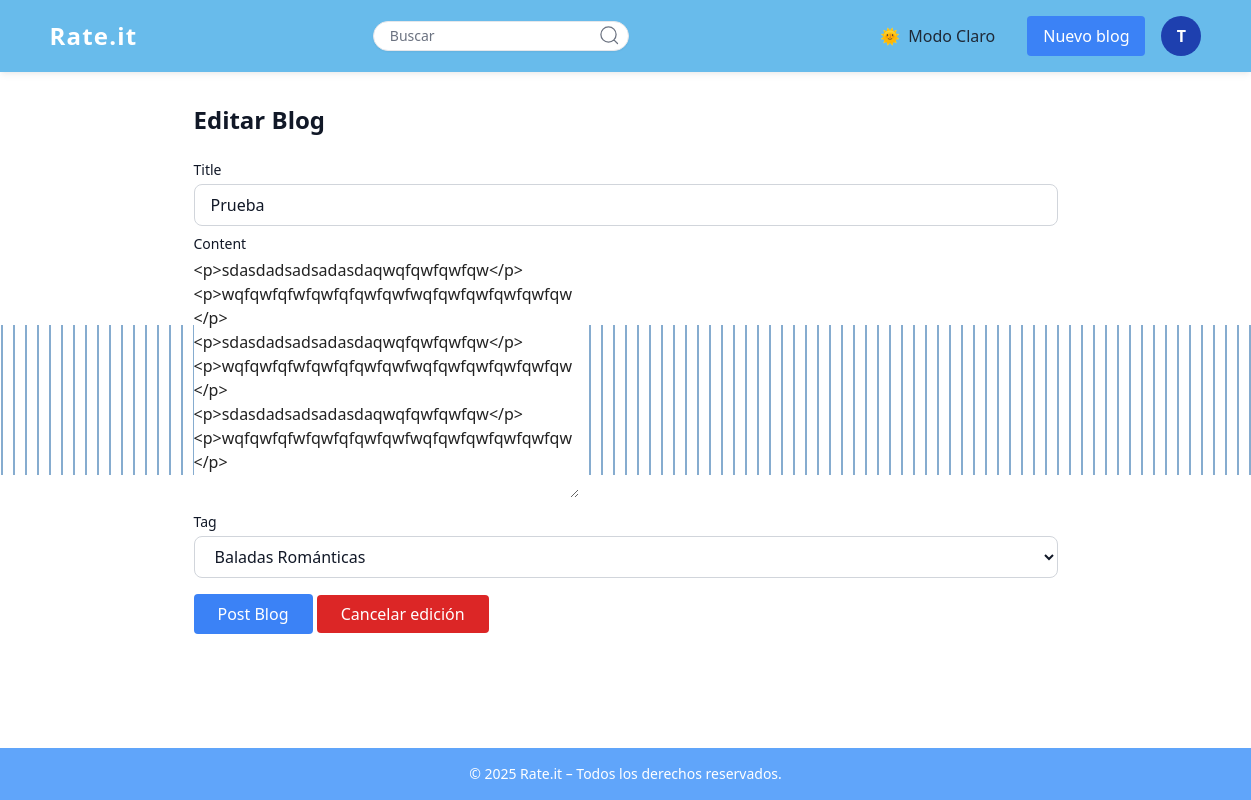
Screenshot of /blog/21/edit/ (signed in) with the database file from the repository.
### blogapp/models.py (models this page shows, shortened)
class Blog(models.Model):
    title = models.CharField(max_length=200)
    content = HTMLField()
    author = models.ForeignKey(User, on_delete=models.CASCADE)
    created_at = models.DateTimeField(auto_now_add=True)
    is_deleted = models.BooleanField(default=False)
    tag = models.ForeignKey(Tag,on_delete=models.SET_NULL, null=True, max_length=100)
    cover_image = models.ImageField(upload_to='covers/', blank=True, null=True,validators=[dimension_imagen])
    average_rating = models.FloatField(default=0)
    objects = BlogManager()
    all_objects = models.Manager()

### blogapp/views.py (the view, shortened to what this page needs)
# urls.py: path('blog/<int:pk>/edit/', BlogUpdateView.as_view(), name='blog_update'),
class BlogUpdateView(LoginRequiredMixin, UserPassesTestMixin,UpdateView ):
    model = Blog
    fields = ['title', 'content', 'tag']
    template_name = 'blog_form.html'
    def test_func(self):
        return self.request.user == self.get_object().author

### blogapp/models.py (called while the page is built)
    def get_queryset(self):
        return super().get_queryset().filter(is_deleted=False)

    def __str__(self):
        return f"{self.title}"

### blogapp/templates/blogapp/blog_form.html (shortened to what this page needs)
{% extends 'base.html' %}
{% load widget_tweaks %}
{% block content %}
  <h1 class="text-2xl font-bold mb-6 text-gray-900 dark:text-white">
    {% if form.instance.pk %}Editar Blog{% else %}Crear un Nuevo Blog{% endif %}
  </h1>
  <form method="post" class="tinymce-enabled-form space-y-4 transition-all duration-700 ease-in-out animate-fade-in" enctype="multipart/form-data">{% csrf_token %}
    <div class="space-y-2 transition-all duration-700 ease-in-out">
      {% for field in form %}
        <div>
          <label for="{{ field.id_for_label }}" class="block text-sm font-medium mb-1 text-gray-900 dark:text-white">{{ field.label }}</label>
          {% if field.name == "content" %}
            {{ field }}
          {% else %}
            {{ field|add_class:"bg-white dark:bg-[#333] text-gray-900 dark:text-white px-4 py-2 rounded-lg w-full border border-gray-300 dark:border-gray-700 focus:outline-none focus:ring-2 focus:ring-blue-500" }}
          {% endif %}
        </div>
      {% endfor %}
    </div>
    <button type="submit" class="px-6 py-2 bg-blue-500 hover:bg-blue-600 text-white dark:bg-blue-600 dark:hover:bg-blue-700 rounded transition-all duration-500 ease-in-out">Post Blog</button>
    {% if form.instance.pk %}
    <button>
      <a href="{% url 'blogapp:profile' %}" class="px-6 py-2 bg-red-600 hover:bg-red-700 text-white dark:bg-red-600 dark:hover:bg-red-700 rounded transition-all duration-500 ease-in-out">Cancelar edición</a>
    </button>
    {% endif %}
  </form>
{% endblock %}

### blogapp/templates/blogapp/base.html (shortened to what this page needs)
{% load static tailwind_tags %}
<!DOCTYPE html>
<html lang="es" class="scroll-smooth">
  <head>
    <script src="https://cdn.tailwindcss.com"></script>
  </head>
  <body
    id="body"
    class="flex flex-col min-h-screen font-sans transition-all duration-700 ease-in-out "
  >
    <nav
      class="py-4 px-6 transition-colors text-gray-800 dark:bg-[#333] dark:text-white shadow-md"
    >
      <div class="max-w-6xl mx-auto flex justify-between items-center">
        <a
          href="{% url 'blogapp:blog_list' %}"
          class="text-2xl font-semibold tracking-wider text-white"
          >Rate.it</a
        >
        <div class="flex items-center">
          <form method="get" action="" class="flex items-center space-x-2 bg-white rounded-full px-2 py-1 shadow-sm border border-gray-200">
              <input
                type="text"
                placeholder="Buscar"
                name="busqueda"
                value="{{ request.GET.busqueda}}"
                class="flex-grow text-sm text-gray-900 placeholder-gray-500 bg-transparent focus:outline-none focus:ring-0 pl-2">
              <span class="input-group-list">
                <button type="submit" class="text-gray-500 hover:text-blue-600 transition-all duration-300 flex items-center justify-center">
                  <svg xmlns="http://www.w3.org/2000/svg" fill="none" viewBox="0 0 24 24" stroke-width="1.5" stroke="currentColor" class="w-5 h-5" >
                    <path stroke-linecap="round" stroke-linejoin="round" d="M21 21l-4.35-4.35m0 0A7.5 7.5 0 103.75 3.75a7.5 7.5 0 0012.9 12.9z" />
                  </svg>
                </button>
              </span>
          </form>
        </div>
        <div class="flex items-center space-x-4">
          <button
            onclick="toggleDarkMode()"
            class="flex items-center gap-2 px-4 py-2 rounded-full"
          >
            <span
              id="theme-icon"
              class="transition-transform duration-500 transform"
              >🌞</span
            >
            <span
              id="theme-label"
              class="transition-opacity duration-500 ease-in-out"
              >Modo Claro</span
            >
          </button>
          {% if user.is_authenticated %}
          <a
            href="{% url 'blogapp:add_blog' %}"
            class="bg-blue-500 hover:bg-blue-600 text-white dark:bg-[#b9aa87] dark:hover:bg-[#706342] dark:text-white font-medium py-2 px-4 rounded transition-all duration-500 ease-in-out"
            >Nuevo blog</a
          >
          {% endif %}
          {% if user.is_authenticated %}
          <div class="relative inline-block text left">
            <button id="userMenuButton" class="w-10 h-10 rounded-full bg-blue-800 hover:bg-blue-600 dark:bg-[#b9aa87] dark:hover:bg-[#706342] text-white flex items-center justify-center font-bold focus:outline-none focus:ring-2 focus:ring-blue-500">
              {{ user.username|slice:":1"|upper }}
            </button>
          </div>
          {% else %}
          <a href="{% url 'blogapp:login' %}">
            <button class="bg-blue-800 hover:bg-blue-700 text-white dark:bg-[#b9aa87] dark:hover:bg-[#706342] dark:text-white py-2 px-4 rounded-full transition-all duration-300">
              Iniciar Sesión
            </button>
          </a>
          {% endif %}
        </div>
      </div>
    </nav>
    <main
      class="flex-grow w-full transition-all duration-700 ease-in-out"
    >
      <div class="max-w-4xl mx-auto px-4 py-8">
        {% block content %}{% endblock %}
      </div>
    </main>
    <footer class="bg-blue-400 dark:bg-[#333] text-white py-4 px-6 transition-colors duration-500">
      <div class="max-w-4xl mx-auto text-center text-sm">
        © 2025 Rate.it – Todos los derechos reservados.
      </div>
    </footer>
    {% load static %}
    <div class="visualizer absolute top-1/2 left-1/2 -translate-x-1/2 -translate-y-1/2 z-0 pointer-events-none flex gap-[2px]">
      <span class="bar" style="animation-delay: 0.1s;"></span>
      <span class="bar" style="animation-delay: 0.5s;"></span>
      <span class="bar" style="animation-delay: 0.3s;"></span>
      <span class="bar" style="animation-delay: 0.4s;"></span>
      <span class="bar" style="animation-delay: 0.7s;"></span>
      <span class="bar" style="animation-delay: 0.6s;"></span>
      <span class="bar" style="animation-delay: 0.7s;"></span>
      <span class="bar" style="animation-delay: 0.9s;"></span>
      <span class="bar" style="animation-delay: 0.3s;"></span>
      <span class="bar" style="animation-delay: 0s;"></span>
      <span class="bar" style="animation-delay: 0.1s;"></span>
      <span class="bar" style="animation-delay: 0.5s;"></span>
      <span class="bar" style="animation-delay: 0.3s;"></span>
      <span class="bar" style="animation-delay: 0.4s;"></span>
      <span class="bar" style="animation-delay: 0.3s;"></span>
      <span class="bar" style="animation-delay: 0.6s;"></span>
      <span class="bar" style="animation-delay: 0s;"></span>
      <span class="bar" style="animation-delay: 0.1s;"></span>
      <span class="bar" style="animation-delay: 0.2s;"></span>
      <span class="bar" style="animation-delay: 0.8s;"></span>
      <span class="bar" style="animation-delay: 0.1s;"></span>
      <span class="bar" style="animation-delay: 0.4s;"></span>
      <span class="bar" style="animation-delay: 0s;"></span>
      <span class="bar" style="animation-delay: 0.1s;"></span>
      <span class="bar" style="animation-delay: 0.8s;"></span>
      <span class="bar" style="animation-delay: 0.7s;"></span>
      <span class="bar" style="animation-delay: 0s;"></span>
      <span class="bar" style="animation-delay: 0.1s;"></span>
      <span class="bar" style="animation-delay: 0.4s;"></span>
      <span class="bar" style="animation-delay: 0.3s;"></span>
      <span class="bar" style="animation-delay: 0.7s;"></span>
      <span class="bar" style="animation-delay: 0.5s;"></span>
      <span class="bar" style="animation-delay: 0.6s;"></span>
      <span class="bar" style="animation-delay: 0.8s;"></span>
      <span class="bar" style="animation-delay: 0.2s;"></span>
      <span class="bar" style="animation-delay: 0.9s;"></span>
      <span class="bar" style="animation-delay: 0s;"></span>
      <span class="bar" style="animation-delay: 0.1s;"></span>
      <span class="bar" style="animation-delay: 0.2s;"></span>
      <span class="bar" style="animation-delay: 0.1s;"></span>
      <span class="bar" style="animation-delay: 0.3s;"></span>
      <span class="bar" style="animation-delay: 0.5s;"></span>
      <span class="bar" style="animation-delay: 0.2s;"></span>
      <span class="bar" style="animation-delay: 0.7s;"></span>
      <span class="bar" style="animation-delay: 0.4s;"></span>
      <span class="bar" style="animation-delay: 0.9s;"></span>
      <span class="bar" style="animation-delay: 0s;"></span>
      <span class="bar" style="animation-delay: 0.1s;"></span>
      <span class="bar" style="animation-delay: 0.6s;"></span>
      <span class="bar" style="animation-delay: 0.3s;"></span>
      <span class="bar" style="animation-delay: 0.4s;"></span>
      <span class="bar" style="animation-delay: 0.2s;"></span>
      <span class="bar" style="animation-delay: 0.6s;"></span>
      <span class="bar" style="animation-delay: 0.1s;"></span>
      <span class="bar" style="animation-delay: 0.3s;"></span>
      <span class="bar" style="animation-delay: 0.7s;"></span>
      <span class="bar" style="animation-delay: 0s;"></span>
      <span class="bar" style="animation-delay: 0.1s;"></span>
      <span class="bar" style="animation-delay: 0.3s;"></span>
      <span class="bar" style="animation-delay: 0.6s;"></span>
      <span class="bar" style="animation-delay: 0.4s;"></span>
      <span class="bar" style="animation-delay: 0.5s;"></span>
      <span class="bar" style="animation-delay: 0.2s;"></span>
      <span class="bar" style="animation-delay: 0.7s;"></span>
      <span class="bar" style="animation-delay: 0.3s;"></span>
      <span class="bar" style="animation-delay: 0.9s;"></span>
      <span class="bar" style="animation-delay: 0.5s;"></span>
      <span class="bar" style="animation-delay: 0.6s;"></span>
      <span class="bar" style="animation-delay: 0.7s;"></span>
      <span class="bar" style="animation-delay: 0.8s;"></span>
      <span class="bar" style="animation-delay: 0.1s;"></span>
      <span class="bar" style="animation-delay: 0.5s;"></span>
    </div>
  </body>
</html>

### rows the page displays
Blog: form "Prueba" "Baladas Románticas", form "<p>sdasdadsadsadasdaqwqfqwfqwfqw</p> <p>wqfqwfqfwfqwfqfqwfqwfwqfqwfqwfqwfqwfqw</p> <p>sdasdadsadsadasdaqwqfqwfqwfqw</p> <p>wqfqwfqfwfqwfqfqwfqwfwqfqwfqwfqwfqwfqw</p> <p>sdasdadsadsadasdaqwqfqwfqwfqw</p> <p>wqfqwfqfwfqwfqfqwfqwfwqfqwfqwfqwfqwfqw</p>"

### other values shown
{{ user.username|slice:":1"|upper }} "T"
{{ field.label }} "Title" "Content" "Tag"
